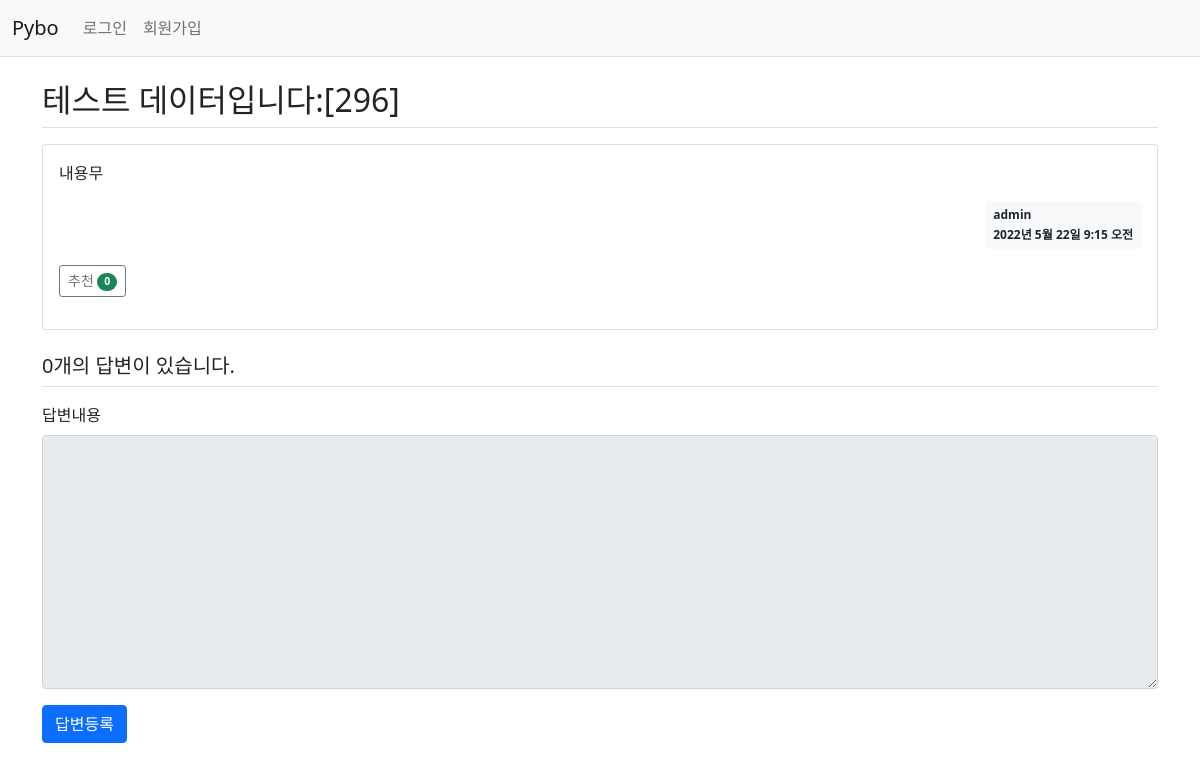
The app's page /pybo/304/, older data.
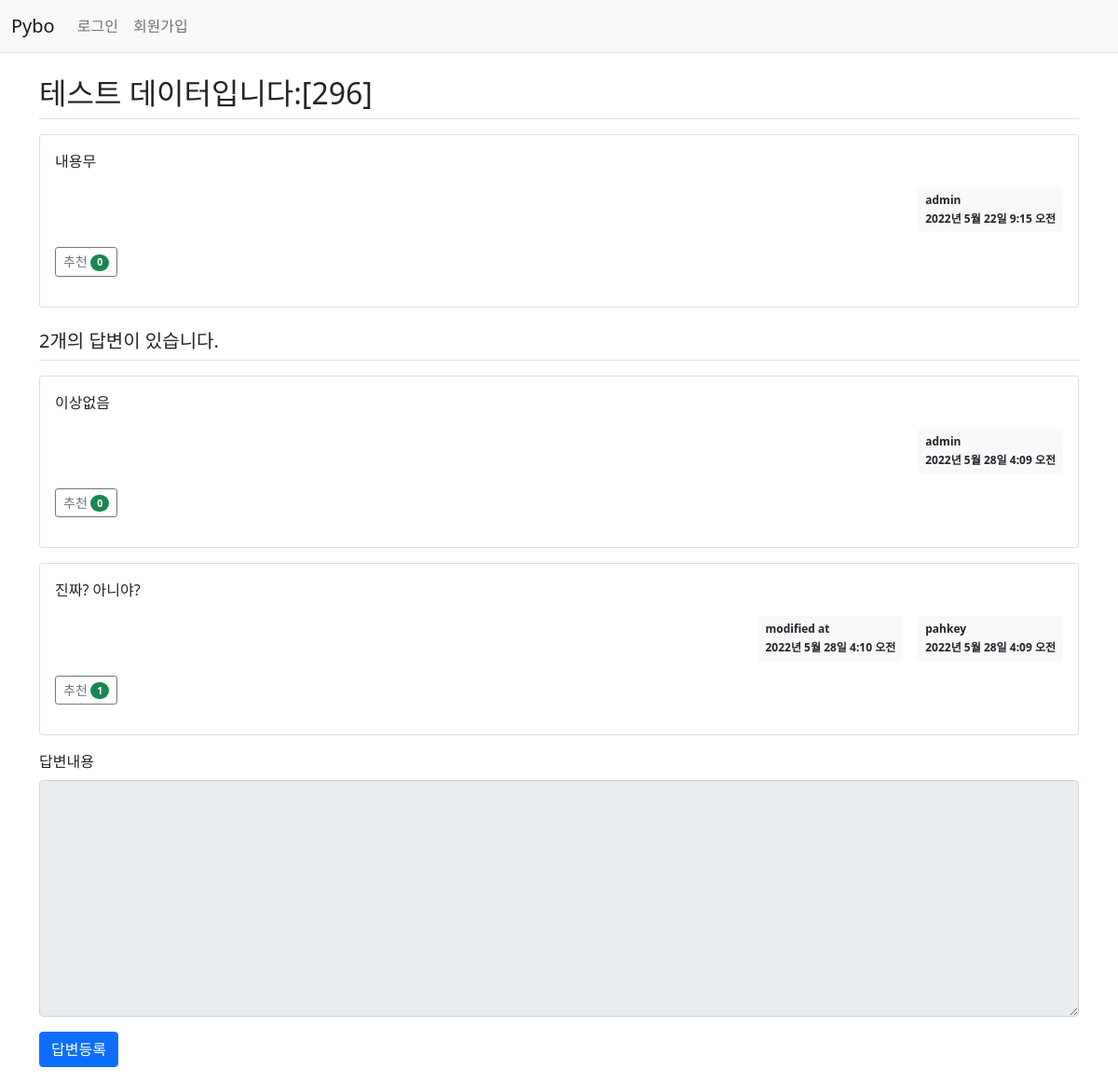
The same page, newer data.
### pybo/models.py (models this page shows, shortened)
class Question(models.Model):
    author = models.ForeignKey(User, on_delete=models.CASCADE, related_name='author_question')
    subject = models.CharField(max_length=200)
    content = models.TextField()
    create_date = models.DateTimeField()
    modify_date = models.DateTimeField(null=True, blank=True)
    voter = models.ManyToManyField(User, related_name='voter_question') #추천인 추가

class Answer(models.Model):
    author = models.ForeignKey(User, on_delete=models.CASCADE, related_name='author_answer')
    question = models.ForeignKey(Question, on_delete=models.CASCADE)
    content = models.TextField()
    create_date = models.DateTimeField()
    modify_date = models.DateTimeField(null=True, blank=True)
    voter = models.ManyToManyField(User, related_name='voter_answer')

### pybo/views/base_views.py (the view)
# urls.py: path('<int:question_id>/', base_views.detail, name='detail'),
def detail(request, question_id):
    question = get_object_or_404(Question, pk=question_id)
    context = {'question': question}
    return render(request, 'pybo/question_detail.html', context)

### pybo/templatetags/pybo_filter.py (called while the page is built)
@register.filter()
def mark(value):
    extensions = ["nl2br", "fenced_code"]
    return mark_safe(markdown.markdown(value, extensions=extensions))

### templates/pybo/question_detail.html (shortened to what this page needs)
{% extends 'base.html' %}
{% load pybo_filter %}
{% block content %}
<div class="container my-3">
    <h2 class="border-bottom py-2">{{ question.subject }}</h2>
    <div class="card my-3">
        <div class="card-body">
            <div class="card-text">{{ question.content|mark }}</div>
            <div class="d-flex justify-content-end">
                <div class="badge bg-light text-dark p-2 text-start">
                    <div class="mb-2">{{ question.author.username }}</div>
                    <div>{{ question.create_date }}</div>
                </div>
            </div>
            <div class="my-3">
                <a href="javascript:void(0)" data-uri="{% url 'pybo:question_vote' question.id  %}"
                   class="recommend btn btn-sm btn-outline-secondary"> 추천
                    <span class="badge rounded-pill bg-success">{{question.voter.count}}</span>
                </a>
            </div>
        </div>
    </div>
    <h5 class="border-bottom my-3 py-2">{{question.answer_set.count}}개의 답변이 있습니다.</h5>
    {% for answer in question.answer_set.all %}
    <div class="card my-3">
        <div class="card-body">
            <div class="card-text">{{ answer.content|mark }}</div>
            <div class="d-flex justify-content-end">
                {% if answer.modify_date %}
                <div class="badge bg-light text-dark p-2 text-start mx-3">
                    <div class="mb-2">modified at</div>
                    <div>{{ answer.modify_date }}</div>
                </div>
                {% endif %}
                <div class="badge bg-light text-dark p-2 text-start">
                    <div class="mb-2">{{ answer.author.username }}</div>
                    <div>{{ answer.create_date }}</div>
                </div>
            </div>
            <div class="my-3">
                <a href="javascript:void(0)" data-uri="{% url 'pybo:answer_vote' answer.id  %}"
                   class="recommend btn btn-sm btn-outline-secondary"> 추천
                    <span class="badge rounded-pill bg-success">{{answer.voter.count}}</span>
                </a>
            </div>
        </div>
    </div>
    {% endfor %}
    <form action="{% url 'pybo:answer_create' question.id %}" method="post" class="my-3">
        <div class="mb-3">
            <label for="content" class="form-label">답변내용</label>
            <textarea {% if not user.is_authenticated %}disabled{% endif %}
                      name="content" id="content" class="form-control" rows="10"></textarea>
        </div>
        <input type="submit" value="답변등록" class="btn btn-primary">
    </form>
</div>
{% endblock %}

### templates/base.html (shortened to what this page needs)
{% load static %}
<!doctype html>
<html lang="ko">
<head>
    <link rel="stylesheet" type="text/css" href="{% static 'bootstrap.min.css' %}">
    <link rel="stylesheet" type="text/css" href="{% static 'style.css' %}">
</head>
<body>
{% include "navbar.html" %}
{% block content %}
{% endblock %}
</body>
</html>

### templates/navbar.html (shortened to what this page needs)
<nav class="navbar navbar-expand-lg navbar-light bg-light border-bottom">
    <div class="container-fluid">
        <a class="navbar-brand" href="{% url 'pybo:index' %}">Pybo</a>
        <div class="collapse navbar-collapse" id="navbarSupportedContent">
            <ul class="navbar-nav me-auto mb-2 mb-lg-0">
                <li class="nav-item">
                    {% if user.is_authenticated %}
                    <a class="nav-link" href="{% url 'common:logout' %}">{{ user.username }} (로그아웃)</a>
                    {% else %}
                    <a class="nav-link" href="{% url 'common:login' %}">로그인</a>
                    {% endif %}
                </li>
                <li>
                    {% if not user.is_authenticated %}
                    <a class="nav-link" href="{% url 'common:signup' %}">회원가입</a>
                    {% endif %}
                </li>
            </ul>
        </div>
    </div>
</nav>

Row changes from the older to the newer data that the page shows:
computed for Question "테스트 데이터입니다:[296]": answer_set.count "0" → "2"
added Answer: content|mark "이상없음", author.username "admin", create_date "2022년 5월 28일 4:09 오전", voter.count "0"
added Answer: content|mark "진짜? 아니야?", modify_date "2022년 5월 28일 4:10 오전", author.username "pahkey", create_date "2022년 5월 28일 4:09 오전", voter.count "1"
